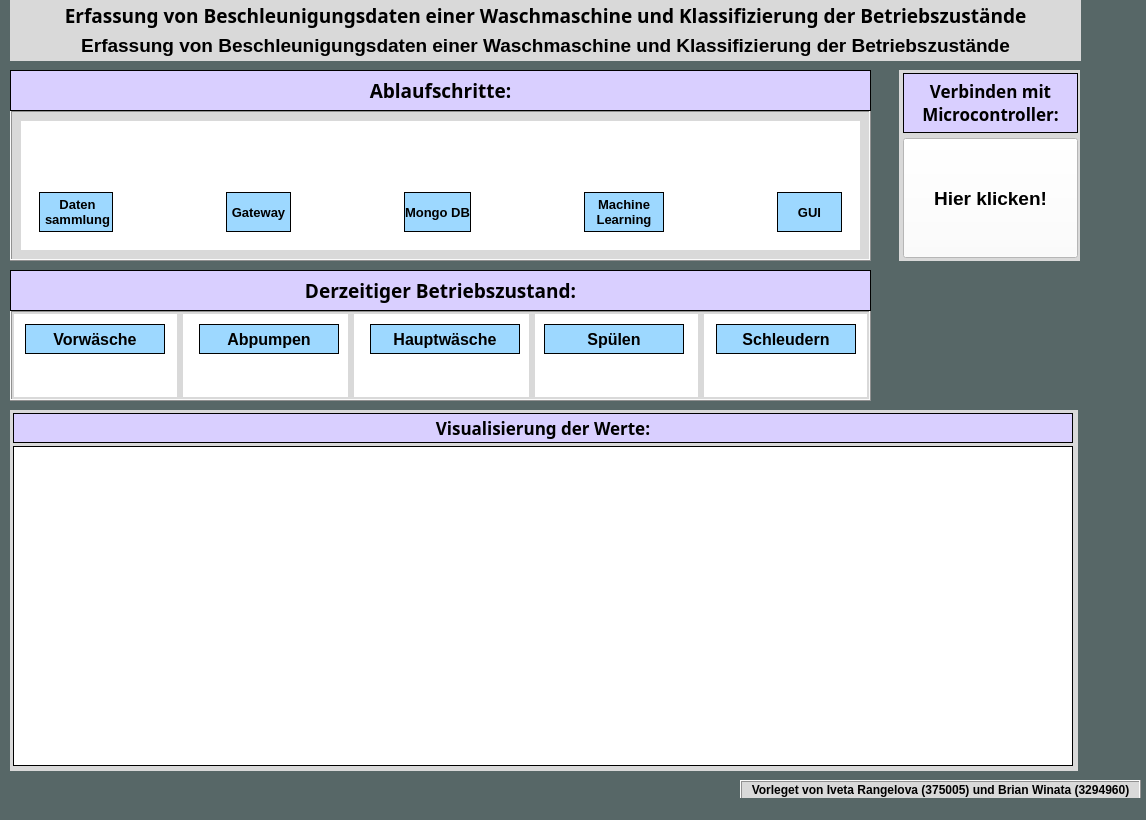
<?xml version="1.0" encoding="UTF-8"?>
<ui version="4.0">
 <class>analyse_gui</class>
 <widget class="QMainWindow" name="analyse_gui">
  <property name="geometry">
   <rect>
    <x>0</x>
    <y>0</y>
    <width>1146</width>
    <height>820</height>
   </rect>
  </property>
  <property name="cursor">
   <cursorShape>ArrowCursor</cursorShape>
  </property>
  <property name="mouseTracking">
   <bool>false</bool>
  </property>
  <property name="windowTitle">
   <string>MainWindow</string>
  </property>
  <property name="autoFillBackground">
   <bool>false</bool>
  </property>
  <property name="styleSheet">
   <string notr="true">background-color: rgb(87, 103, 103);</string>
  </property>
  <widget class="QWidget" name="centralwidget">
   <property name="styleSheet">
    <string notr="true">background-color: rgb(87, 103, 103);</string>
   </property>
   <widget class="QLabel" name="lbl_modulname">
    <property name="geometry">
     <rect>
      <x>10</x>
      <y>0</y>
      <width>1071</width>
      <height>31</height>
     </rect>
    </property>
    <property name="font">
     <font>
      <family>Arial Black</family>
      <pointsize>15</pointsize>
      <bold>true</bold>
     </font>
    </property>
    <property name="styleSheet">
     <string notr="true">background-color: rgb(217, 217, 217)</string>
    </property>
    <property name="text">
     <string>&lt;html&gt;&lt;head/&gt;&lt;body&gt;&lt;p&gt;&lt;span style=&quot; font-size:14pt; color:#000000;&quot;&gt;Erfassung von Beschleunigungsdaten einer Waschmaschine und Klassifizierung der Betriebszustände&lt;/span&gt;&lt;/p&gt;&lt;/body&gt;&lt;/html&gt;</string>
    </property>
    <property name="alignment">
     <set>Qt::AlignCenter</set>
    </property>
   </widget>
   <widget class="QLabel" name="lbl_namen_gruppe">
    <property name="geometry">
     <rect>
      <x>30</x>
      <y>820</y>
      <width>361</width>
      <height>51</height>
     </rect>
    </property>
    <property name="font">
     <font>
      <family>Arial</family>
      <pointsize>9</pointsize>
      <bold>true</bold>
     </font>
    </property>
    <property name="text">
     <string>Erstellt von Iveta Rangelova (3507005) und Brian Winata ()</string>
    </property>
    <property name="alignment">
     <set>Qt::AlignCenter</set>
    </property>
   </widget>
   <widget class="QLabel" name="lbl_projekttitel">
    <property name="geometry">
     <rect>
      <x>10</x>
      <y>30</y>
      <width>1071</width>
      <height>31</height>
     </rect>
    </property>
    <property name="font">
     <font>
      <family>Arial</family>
      <pointsize>14</pointsize>
      <bold>true</bold>
     </font>
    </property>
    <property name="styleSheet">
     <string notr="true">background-color: rgb(217, 217, 217)</string>
    </property>
    <property name="text">
     <string>&lt;html&gt;&lt;head/&gt;&lt;body&gt;&lt;p&gt;&lt;span style=&quot; color:#000000;&quot;&gt;Erfassung von Beschleunigungsdaten einer Waschmaschine und Klassifizierung der Betriebszustände&lt;/span&gt;&lt;/p&gt;&lt;/body&gt;&lt;/html&gt;</string>
    </property>
    <property name="alignment">
     <set>Qt::AlignCenter</set>
    </property>
   </widget>
   <widget class="QLabel" name="lbl_logo">
    <property name="geometry">
     <rect>
      <x>1100</x>
      <y>650</y>
      <width>41</width>
      <height>131</height>
     </rect>
    </property>
    <property name="text">
     <string/>
    </property>
    <property name="pixmap">
     <pixmap>Bilder/FH-Logo.PNG</pixmap>
    </property>
   </widget>
   <widget class="QLabel" name="lbl_names">
    <property name="geometry">
     <rect>
      <x>740</x>
      <y>780</y>
      <width>401</width>
      <height>20</height>
     </rect>
    </property>
    <property name="font">
     <font>
      <family>Arial</family>
      <bold>true</bold>
     </font>
    </property>
    <property name="styleSheet">
     <string notr="true">background-color: rgb(217, 217, 217)</string>
    </property>
    <property name="frameShape">
     <enum>QFrame::Box</enum>
    </property>
    <property name="frameShadow">
     <enum>QFrame::Raised</enum>
    </property>
    <property name="text">
     <string>&lt;html&gt;&lt;head/&gt;&lt;body&gt;&lt;p&gt;&lt;span style=&quot; color:#000000;&quot;&gt;Vorleget von Iveta Rangelova (375005) und Brian Winata (3294960)&lt;/span&gt;&lt;/p&gt;&lt;/body&gt;&lt;/html&gt;</string>
    </property>
    <property name="alignment">
     <set>Qt::AlignCenter</set>
    </property>
   </widget>
   <widget class="QFrame" name="Prozessschritte">
    <property name="geometry">
     <rect>
      <x>10</x>
      <y>110</y>
      <width>861</width>
      <height>151</height>
     </rect>
    </property>
    <property name="styleSheet">
     <string notr="true">background-color: rgb(217, 217, 217)</string>
    </property>
    <property name="frameShape">
     <enum>QFrame::Box</enum>
    </property>
    <property name="frameShadow">
     <enum>QFrame::Raised</enum>
    </property>
    <layout class="QVBoxLayout" name="programmschritte_2">
     <property name="leftMargin">
      <number>9</number>
     </property>
     <item>
      <widget class="QFrame" name="prozessschritte">
       <property name="styleSheet">
        <string notr="true">background-color: rgb(255, 255, 255)</string>
       </property>
       <property name="frameShape">
        <enum>QFrame::NoFrame</enum>
       </property>
       <property name="lineWidth">
        <number>2</number>
       </property>
       <layout class="QHBoxLayout" name="schritte">
        <property name="leftMargin">
         <number>9</number>
        </property>
        <item>
         <widget class="QFrame" name="daten_sammeln">
          <property name="maximumSize">
           <size>
            <width>120</width>
            <height>16777215</height>
           </size>
          </property>
          <property name="frameShape">
           <enum>QFrame::NoFrame</enum>
          </property>
          <layout class="QVBoxLayout" name="datensammlung">
           <property name="leftMargin">
            <number>9</number>
           </property>
           <item>
            <widget class="QLabel" name="lbl_bild_datensammlung">
             <property name="text">
              <string/>
             </property>
             <property name="pixmap">
              <pixmap>Bilder/Datensammlung.PNG</pixmap>
             </property>
             <property name="scaledContents">
              <bool>true</bool>
             </property>
            </widget>
           </item>
           <item>
            <widget class="QLabel" name="lbl_prozess1">
             <property name="minimumSize">
              <size>
               <width>0</width>
               <height>40</height>
              </size>
             </property>
             <property name="maximumSize">
              <size>
               <width>110</width>
               <height>40</height>
              </size>
             </property>
             <property name="font">
              <font>
               <family>Arial</family>
               <pointsize>10</pointsize>
               <bold>true</bold>
              </font>
             </property>
             <property name="styleSheet">
              <string notr="true">background-color: rgb(157, 216, 255);
border: 1px solid black</string>
             </property>
             <property name="frameShape">
              <enum>QFrame::NoFrame</enum>
             </property>
             <property name="frameShadow">
              <enum>QFrame::Plain</enum>
             </property>
             <property name="text">
              <string>&lt;html&gt;&lt;head/&gt;&lt;body&gt;&lt;p align=&quot;center&quot;&gt;Daten&lt;br/&gt;sammlung&lt;/p&gt;&lt;/body&gt;&lt;/html&gt;</string>
             </property>
            </widget>
           </item>
          </layout>
         </widget>
        </item>
        <item>
         <widget class="QFrame" name="arrow1">
          <layout class="QVBoxLayout" name="verticalLayout_4">
           <item>
            <widget class="QLabel" name="lbl_bild_arrow1">
             <property name="text">
              <string/>
             </property>
             <property name="pixmap">
              <pixmap>Bilder/pfeil.PNG</pixmap>
             </property>
            </widget>
           </item>
          </layout>
         </widget>
        </item>
        <item>
         <widget class="QFrame" name="senden_gateway">
          <layout class="QVBoxLayout" name="gateway">
           <item>
            <widget class="QLabel" name="lbl_bild_gateway">
             <property name="text">
              <string/>
             </property>
             <property name="pixmap">
              <pixmap>Bilder/Gateway2.PNG</pixmap>
             </property>
             <property name="scaledContents">
              <bool>true</bool>
             </property>
            </widget>
           </item>
           <item>
            <widget class="QLabel" name="lbl_prozess2">
             <property name="minimumSize">
              <size>
               <width>0</width>
               <height>40</height>
              </size>
             </property>
             <property name="maximumSize">
              <size>
               <width>100</width>
               <height>40</height>
              </size>
             </property>
             <property name="font">
              <font>
               <family>Arial</family>
               <pointsize>10</pointsize>
               <bold>true</bold>
              </font>
             </property>
             <property name="styleSheet">
              <string notr="true">background-color: rgb(157, 216, 255);
border: 1px solid black</string>
             </property>
             <property name="frameShape">
              <enum>QFrame::NoFrame</enum>
             </property>
             <property name="frameShadow">
              <enum>QFrame::Plain</enum>
             </property>
             <property name="text">
              <string>Gateway</string>
             </property>
             <property name="alignment">
              <set>Qt::AlignCenter</set>
             </property>
            </widget>
           </item>
          </layout>
         </widget>
        </item>
        <item>
         <widget class="QFrame" name="arrow2">
          <layout class="QVBoxLayout" name="verticalLayout_6">
           <item>
            <widget class="QLabel" name="lbl_bild_arrow2">
             <property name="text">
              <string/>
             </property>
             <property name="pixmap">
              <pixmap>Bilder/pfeil.PNG</pixmap>
             </property>
            </widget>
           </item>
          </layout>
         </widget>
        </item>
        <item>
         <widget class="QFrame" name="mongo_db">
          <layout class="QVBoxLayout" name="cloud">
           <item>
            <widget class="QLabel" name="lbl_bild_mongodb">
             <property name="styleSheet">
              <string notr="true">background-color: rgb(255, 255, 255)</string>
             </property>
             <property name="text">
              <string/>
             </property>
             <property name="pixmap">
              <pixmap>Bilder/MongoDB.PNG</pixmap>
             </property>
             <property name="scaledContents">
              <bool>true</bool>
             </property>
            </widget>
           </item>
           <item>
            <widget class="QLabel" name="lbl_prozess3">
             <property name="minimumSize">
              <size>
               <width>0</width>
               <height>40</height>
              </size>
             </property>
             <property name="maximumSize">
              <size>
               <width>120</width>
               <height>40</height>
              </size>
             </property>
             <property name="font">
              <font>
               <family>Arial</family>
               <pointsize>10</pointsize>
               <bold>true</bold>
              </font>
             </property>
             <property name="styleSheet">
              <string notr="true">background-color: rgb(157, 216, 255);
border: 1px solid black</string>
             </property>
             <property name="frameShape">
              <enum>QFrame::NoFrame</enum>
             </property>
             <property name="frameShadow">
              <enum>QFrame::Plain</enum>
             </property>
             <property name="text">
              <string>Mongo DB</string>
             </property>
             <property name="alignment">
              <set>Qt::AlignCenter</set>
             </property>
            </widget>
           </item>
          </layout>
         </widget>
        </item>
        <item>
         <widget class="QFrame" name="arrow_3">
          <layout class="QVBoxLayout" name="verticalLayout_8">
           <item>
            <widget class="QLabel" name="lbl_bild_arrow3">
             <property name="text">
              <string/>
             </property>
             <property name="pixmap">
              <pixmap>Bilder/pfeil.PNG</pixmap>
             </property>
            </widget>
           </item>
          </layout>
         </widget>
        </item>
        <item>
         <widget class="QFrame" name="maschinelles_lernen">
          <layout class="QVBoxLayout" name="machine_learning">
           <item>
            <widget class="QLabel" name="lbl_bild_ml">
             <property name="text">
              <string/>
             </property>
             <property name="pixmap">
              <pixmap>Bilder/ML.PNG</pixmap>
             </property>
             <property name="scaledContents">
              <bool>true</bool>
             </property>
            </widget>
           </item>
           <item>
            <widget class="QLabel" name="lbl_prozess4">
             <property name="minimumSize">
              <size>
               <width>80</width>
               <height>40</height>
              </size>
             </property>
             <property name="maximumSize">
              <size>
               <width>80</width>
               <height>40</height>
              </size>
             </property>
             <property name="font">
              <font>
               <family>Arial</family>
               <pointsize>10</pointsize>
               <bold>true</bold>
              </font>
             </property>
             <property name="styleSheet">
              <string notr="true">background-color: rgb(157, 216, 255);
border: 1px solid black</string>
             </property>
             <property name="frameShape">
              <enum>QFrame::NoFrame</enum>
             </property>
             <property name="frameShadow">
              <enum>QFrame::Plain</enum>
             </property>
             <property name="text">
              <string>&lt;html&gt;&lt;head/&gt;&lt;body&gt;&lt;p&gt;Machine&lt;br/&gt;Learning&lt;/p&gt;&lt;/body&gt;&lt;/html&gt;</string>
             </property>
             <property name="alignment">
              <set>Qt::AlignCenter</set>
             </property>
            </widget>
           </item>
          </layout>
         </widget>
        </item>
        <item>
         <widget class="QFrame" name="arow4">
          <layout class="QVBoxLayout" name="verticalLayout_9">
           <item>
            <widget class="QLabel" name="lbl_bild_arrow4">
             <property name="text">
              <string/>
             </property>
             <property name="pixmap">
              <pixmap>Bilder/pfeil.PNG</pixmap>
             </property>
            </widget>
           </item>
          </layout>
         </widget>
        </item>
        <item>
         <widget class="QFrame" name="qt_gui">
          <layout class="QVBoxLayout" name="gui">
           <item>
            <widget class="QLabel" name="lbl_bild_qt">
             <property name="minimumSize">
              <size>
               <width>0</width>
               <height>50</height>
              </size>
             </property>
             <property name="maximumSize">
              <size>
               <width>110</width>
               <height>50</height>
              </size>
             </property>
             <property name="text">
              <string/>
             </property>
             <property name="pixmap">
              <pixmap>Bilder/Qt2.PNG</pixmap>
             </property>
             <property name="scaledContents">
              <bool>false</bool>
             </property>
            </widget>
           </item>
           <item>
            <widget class="QLabel" name="lbl_prozess5">
             <property name="minimumSize">
              <size>
               <width>0</width>
               <height>40</height>
              </size>
             </property>
             <property name="maximumSize">
              <size>
               <width>110</width>
               <height>40</height>
              </size>
             </property>
             <property name="font">
              <font>
               <family>Arial</family>
               <pointsize>10</pointsize>
               <bold>true</bold>
              </font>
             </property>
             <property name="styleSheet">
              <string notr="true">background-color: rgb(157, 216, 255);
border: 1px solid black</string>
             </property>
             <property name="frameShape">
              <enum>QFrame::NoFrame</enum>
             </property>
             <property name="frameShadow">
              <enum>QFrame::Plain</enum>
             </property>
             <property name="text">
              <string>GUI</string>
             </property>
             <property name="alignment">
              <set>Qt::AlignCenter</set>
             </property>
            </widget>
           </item>
          </layout>
         </widget>
        </item>
       </layout>
      </widget>
     </item>
    </layout>
   </widget>
   <widget class="QLabel" name="lbl_ablaufschritte">
    <property name="geometry">
     <rect>
      <x>10</x>
      <y>70</y>
      <width>861</width>
      <height>41</height>
     </rect>
    </property>
    <property name="font">
     <font>
      <family>Arial Black</family>
      <pointsize>14</pointsize>
      <bold>true</bold>
     </font>
    </property>
    <property name="styleSheet">
     <string notr="true">background-color: rgb(217, 207, 255);
border: 1px solid black</string>
    </property>
    <property name="frameShape">
     <enum>QFrame::NoFrame</enum>
    </property>
    <property name="frameShadow">
     <enum>QFrame::Plain</enum>
    </property>
    <property name="text">
     <string>Ablaufschritte:</string>
    </property>
    <property name="alignment">
     <set>Qt::AlignCenter</set>
    </property>
   </widget>
   <widget class="QLabel" name="lbl_betriebszustand">
    <property name="geometry">
     <rect>
      <x>10</x>
      <y>270</y>
      <width>861</width>
      <height>41</height>
     </rect>
    </property>
    <property name="font">
     <font>
      <family>Arial Black</family>
      <pointsize>14</pointsize>
      <bold>true</bold>
     </font>
    </property>
    <property name="styleSheet">
     <string notr="true">background-color: rgb(217, 207, 255);
border: 1px solid black</string>
    </property>
    <property name="frameShape">
     <enum>QFrame::NoFrame</enum>
    </property>
    <property name="frameShadow">
     <enum>QFrame::Plain</enum>
    </property>
    <property name="text">
     <string>Derzeitiger Betriebszustand:</string>
    </property>
    <property name="alignment">
     <set>Qt::AlignCenter</set>
    </property>
   </widget>
   <widget class="QFrame" name="maschinenzustaende">
    <property name="geometry">
     <rect>
      <x>10</x>
      <y>310</y>
      <width>861</width>
      <height>91</height>
     </rect>
    </property>
    <property name="styleSheet">
     <string notr="true">background-color: rgb(217, 217, 217)</string>
    </property>
    <property name="frameShape">
     <enum>QFrame::Box</enum>
    </property>
    <property name="frameShadow">
     <enum>QFrame::Raised</enum>
    </property>
    <layout class="QHBoxLayout" name="horizontalLayout">
     <property name="leftMargin">
      <number>2</number>
     </property>
     <property name="topMargin">
      <number>2</number>
     </property>
     <property name="rightMargin">
      <number>2</number>
     </property>
     <property name="bottomMargin">
      <number>2</number>
     </property>
     <item>
      <widget class="QFrame" name="vorwaesche">
       <property name="minimumSize">
        <size>
         <width>0</width>
         <height>0</height>
        </size>
       </property>
       <property name="styleSheet">
        <string notr="true">background-color: rgb(255, 255, 255)</string>
       </property>
       <layout class="QVBoxLayout" name="verticalLayout_13">
        <property name="topMargin">
         <number>10</number>
        </property>
        <item alignment="Qt::AlignHCenter|Qt::AlignTop">
         <widget class="QLabel" name="lbl_zustand1">
          <property name="minimumSize">
           <size>
            <width>140</width>
            <height>30</height>
           </size>
          </property>
          <property name="maximumSize">
           <size>
            <width>160</width>
            <height>30</height>
           </size>
          </property>
          <property name="font">
           <font>
            <family>Arial</family>
            <pointsize>12</pointsize>
            <bold>true</bold>
           </font>
          </property>
          <property name="styleSheet">
           <string notr="true">background-color: rgb(157, 216, 255);
border: 1px solid black</string>
          </property>
          <property name="frameShape">
           <enum>QFrame::NoFrame</enum>
          </property>
          <property name="text">
           <string>Vorwäsche</string>
          </property>
          <property name="alignment">
           <set>Qt::AlignCenter</set>
          </property>
         </widget>
        </item>
        <item alignment="Qt::AlignHCenter|Qt::AlignVCenter">
         <widget class="QLabel" name="lbl_bild_zustand1">
          <property name="minimumSize">
           <size>
            <width>25</width>
            <height>25</height>
           </size>
          </property>
          <property name="maximumSize">
           <size>
            <width>25</width>
            <height>25</height>
           </size>
          </property>
          <property name="styleSheet">
           <string notr="true"/>
          </property>
          <property name="frameShape">
           <enum>QFrame::NoFrame</enum>
          </property>
         </widget>
        </item>
       </layout>
      </widget>
     </item>
     <item>
      <widget class="QFrame" name="abpumpen">
       <property name="styleSheet">
        <string notr="true">background-color: rgb(255, 255, 255)</string>
       </property>
       <layout class="QVBoxLayout" name="verticalLayout_15">
        <property name="leftMargin">
         <number>16</number>
        </property>
        <item>
         <widget class="QLabel" name="lbl_zustand2">
          <property name="minimumSize">
           <size>
            <width>140</width>
            <height>30</height>
           </size>
          </property>
          <property name="maximumSize">
           <size>
            <width>140</width>
            <height>30</height>
           </size>
          </property>
          <property name="font">
           <font>
            <family>Arial</family>
            <pointsize>12</pointsize>
            <bold>true</bold>
           </font>
          </property>
          <property name="styleSheet">
           <string notr="true">background-color: rgb(157, 216, 255);
border: 1px solid black</string>
          </property>
          <property name="frameShape">
           <enum>QFrame::NoFrame</enum>
          </property>
          <property name="text">
           <string>Abpumpen</string>
          </property>
          <property name="alignment">
           <set>Qt::AlignCenter</set>
          </property>
         </widget>
        </item>
        <item alignment="Qt::AlignHCenter">
         <widget class="QLabel" name="lbl_bild_zustand2">
          <property name="minimumSize">
           <size>
            <width>25</width>
            <height>25</height>
           </size>
          </property>
          <property name="maximumSize">
           <size>
            <width>25</width>
            <height>25</height>
           </size>
          </property>
          <property name="styleSheet">
           <string notr="true"/>
          </property>
          <property name="text">
           <string/>
          </property>
          <property name="scaledContents">
           <bool>false</bool>
          </property>
         </widget>
        </item>
       </layout>
      </widget>
     </item>
     <item>
      <widget class="QFrame" name="hauptwaesche">
       <property name="styleSheet">
        <string notr="true">background-color: rgb(255, 255, 255)</string>
       </property>
       <layout class="QVBoxLayout" name="verticalLayout_16">
        <property name="leftMargin">
         <number>16</number>
        </property>
        <property name="topMargin">
         <number>10</number>
        </property>
        <item alignment="Qt::AlignHCenter|Qt::AlignTop">
         <widget class="QLabel" name="lbl_zustand3">
          <property name="minimumSize">
           <size>
            <width>150</width>
            <height>30</height>
           </size>
          </property>
          <property name="maximumSize">
           <size>
            <width>140</width>
            <height>30</height>
           </size>
          </property>
          <property name="font">
           <font>
            <family>Arial</family>
            <pointsize>12</pointsize>
            <bold>true</bold>
           </font>
          </property>
          <property name="styleSheet">
           <string notr="true">background-color: rgb(157, 216, 255);
border: 1px solid black</string>
          </property>
          <property name="frameShape">
           <enum>QFrame::NoFrame</enum>
          </property>
          <property name="text">
           <string>Hauptwäsche</string>
          </property>
          <property name="alignment">
           <set>Qt::AlignCenter</set>
          </property>
         </widget>
        </item>
        <item alignment="Qt::AlignHCenter">
         <widget class="QLabel" name="lbl_bild_zustand3">
          <property name="minimumSize">
           <size>
            <width>25</width>
            <height>25</height>
           </size>
          </property>
          <property name="maximumSize">
           <size>
            <width>25</width>
            <height>25</height>
           </size>
          </property>
          <property name="text">
           <string/>
          </property>
         </widget>
        </item>
       </layout>
      </widget>
     </item>
     <item>
      <widget class="QFrame" name="spuelen">
       <property name="styleSheet">
        <string notr="true">background-color: rgb(255, 255, 255)</string>
       </property>
       <layout class="QVBoxLayout" name="verticalLayout_17">
        <property name="leftMargin">
         <number>9</number>
        </property>
        <item>
         <widget class="QLabel" name="lbl_zustand4">
          <property name="minimumSize">
           <size>
            <width>140</width>
            <height>0</height>
           </size>
          </property>
          <property name="maximumSize">
           <size>
            <width>140</width>
            <height>30</height>
           </size>
          </property>
          <property name="font">
           <font>
            <family>Arial</family>
            <pointsize>12</pointsize>
            <bold>true</bold>
           </font>
          </property>
          <property name="styleSheet">
           <string notr="true">background-color: rgb(157, 216, 255);
border: 1px solid black</string>
          </property>
          <property name="frameShape">
           <enum>QFrame::NoFrame</enum>
          </property>
          <property name="text">
           <string>Spülen</string>
          </property>
          <property name="alignment">
           <set>Qt::AlignCenter</set>
          </property>
         </widget>
        </item>
        <item alignment="Qt::AlignHCenter">
         <widget class="QLabel" name="lbl_bild_zustand4">
          <property name="minimumSize">
           <size>
            <width>25</width>
            <height>25</height>
           </size>
          </property>
          <property name="maximumSize">
           <size>
            <width>25</width>
            <height>25</height>
           </size>
          </property>
          <property name="text">
           <string/>
          </property>
         </widget>
        </item>
       </layout>
      </widget>
     </item>
     <item>
      <widget class="QFrame" name="schleudern">
       <property name="styleSheet">
        <string notr="true">background-color: rgb(255, 255, 255)</string>
       </property>
       <layout class="QVBoxLayout" name="verticalLayout_14">
        <property name="sizeConstraint">
         <enum>QLayout::SetDefaultConstraint</enum>
        </property>
        <property name="leftMargin">
         <number>12</number>
        </property>
        <item>
         <widget class="QLabel" name="lbl_zustand5">
          <property name="minimumSize">
           <size>
            <width>140</width>
            <height>0</height>
           </size>
          </property>
          <property name="maximumSize">
           <size>
            <width>140</width>
            <height>30</height>
           </size>
          </property>
          <property name="font">
           <font>
            <family>Arial</family>
            <pointsize>12</pointsize>
            <bold>true</bold>
           </font>
          </property>
          <property name="styleSheet">
           <string notr="true">background-color: rgb(157, 216, 255);
border: 1px solid black</string>
          </property>
          <property name="frameShape">
           <enum>QFrame::NoFrame</enum>
          </property>
          <property name="text">
           <string>Schleudern</string>
          </property>
          <property name="alignment">
           <set>Qt::AlignCenter</set>
          </property>
         </widget>
        </item>
        <item alignment="Qt::AlignHCenter">
         <widget class="QLabel" name="lbl_bild_zustand5">
          <property name="minimumSize">
           <size>
            <width>25</width>
            <height>25</height>
           </size>
          </property>
          <property name="maximumSize">
           <size>
            <width>25</width>
            <height>25</height>
           </size>
          </property>
          <property name="styleSheet">
           <string notr="true">border-color: rgb(255, 255, 255);
border-radius: 10px;</string>
          </property>
          <property name="text">
           <string/>
          </property>
         </widget>
        </item>
       </layout>
      </widget>
     </item>
    </layout>
   </widget>
   <widget class="QFrame" name="verbindung">
    <property name="geometry">
     <rect>
      <x>899</x>
      <y>70</y>
      <width>181</width>
      <height>191</height>
     </rect>
    </property>
    <property name="styleSheet">
     <string notr="true">background-color: rgb(217, 217, 217)</string>
    </property>
    <layout class="QVBoxLayout" name="verticalLayout_7">
     <property name="spacing">
      <number>4</number>
     </property>
     <property name="leftMargin">
      <number>4</number>
     </property>
     <property name="topMargin">
      <number>2</number>
     </property>
     <property name="rightMargin">
      <number>4</number>
     </property>
     <property name="bottomMargin">
      <number>2</number>
     </property>
     <item>
      <widget class="QLabel" name="lbl_verbindung">
       <property name="minimumSize">
        <size>
         <width>175</width>
         <height>40</height>
        </size>
       </property>
       <property name="maximumSize">
        <size>
         <width>175</width>
         <height>60</height>
        </size>
       </property>
       <property name="font">
        <font>
         <family>Arial Black</family>
         <pointsize>13</pointsize>
         <bold>true</bold>
        </font>
       </property>
       <property name="styleSheet">
        <string notr="true">background-color: rgb(217, 207, 255);
border: 1px solid black</string>
       </property>
       <property name="frameShape">
        <enum>QFrame::NoFrame</enum>
       </property>
       <property name="frameShadow">
        <enum>QFrame::Plain</enum>
       </property>
       <property name="text">
        <string>&lt;html&gt;&lt;head/&gt;&lt;body&gt;&lt;p&gt;Verbinden mit&lt;br/&gt;Microcontroller:&lt;/p&gt;&lt;/body&gt;&lt;/html&gt;</string>
       </property>
       <property name="alignment">
        <set>Qt::AlignCenter</set>
       </property>
      </widget>
     </item>
     <item>
      <widget class="QPushButton" name="verbinden_microcontroller">
       <property name="minimumSize">
        <size>
         <width>175</width>
         <height>40</height>
        </size>
       </property>
       <property name="maximumSize">
        <size>
         <width>175</width>
         <height>120</height>
        </size>
       </property>
       <property name="font">
        <font>
         <family>Arial</family>
         <pointsize>14</pointsize>
         <bold>true</bold>
        </font>
       </property>
       <property name="styleSheet">
        <string notr="true">background-color: rgb(255, 255, 255)</string>
       </property>
       <property name="text">
        <string>Hier klicken!</string>
       </property>
       <property name="icon">
        <iconset>
         <normaloff>GUI_Qt/Bilder/ESP.PNG</normaloff>GUI_Qt/Bilder/ESP.PNG</iconset>
       </property>
       <property name="iconSize">
        <size>
         <width>45</width>
         <height>45</height>
        </size>
       </property>
      </widget>
     </item>
    </layout>
   </widget>
   <widget class="QFrame" name="diagramm">
    <property name="geometry">
     <rect>
      <x>10</x>
      <y>410</y>
      <width>1068</width>
      <height>361</height>
     </rect>
    </property>
    <property name="styleSheet">
     <string notr="true">background-color: rgb(217, 217, 217)</string>
    </property>
    <layout class="QVBoxLayout" name="verticalLayout_10">
     <property name="spacing">
      <number>3</number>
     </property>
     <property name="leftMargin">
      <number>3</number>
     </property>
     <property name="topMargin">
      <number>3</number>
     </property>
     <property name="rightMargin">
      <number>3</number>
     </property>
     <property name="bottomMargin">
      <number>3</number>
     </property>
     <item>
      <widget class="QLabel" name="lbl_diagramm_titel">
       <property name="minimumSize">
        <size>
         <width>1060</width>
         <height>30</height>
        </size>
       </property>
       <property name="maximumSize">
        <size>
         <width>1060</width>
         <height>30</height>
        </size>
       </property>
       <property name="font">
        <font>
         <family>Arial Black</family>
         <pointsize>13</pointsize>
         <bold>true</bold>
        </font>
       </property>
       <property name="focusPolicy">
        <enum>Qt::TabFocus</enum>
       </property>
       <property name="styleSheet">
        <string notr="true">background-color: rgb(217, 207, 255);
border: 1px solid black</string>
       </property>
       <property name="frameShape">
        <enum>QFrame::NoFrame</enum>
       </property>
       <property name="frameShadow">
        <enum>QFrame::Plain</enum>
       </property>
       <property name="text">
        <string>Visualisierung der Werte:</string>
       </property>
       <property name="alignment">
        <set>Qt::AlignCenter</set>
       </property>
      </widget>
     </item>
     <item>
      <widget class="QChartView" name="diagramm_darstellungView">
       <property name="minimumSize">
        <size>
         <width>1060</width>
         <height>320</height>
        </size>
       </property>
       <property name="maximumSize">
        <size>
         <width>1060</width>
         <height>320</height>
        </size>
       </property>
       <property name="font">
        <font>
         <family>Arial</family>
        </font>
       </property>
       <property name="layoutDirection">
        <enum>Qt::LeftToRight</enum>
       </property>
       <property name="styleSheet">
        <string notr="true">background-color: rgb(255, 255, 255);
border: 1px solid black</string>
       </property>
       <property name="frameShape">
        <enum>QFrame::NoFrame</enum>
       </property>
      </widget>
     </item>
    </layout>
   </widget>
   <zorder>lbl_modulname</zorder>
   <zorder>lbl_namen_gruppe</zorder>
   <zorder>lbl_projekttitel</zorder>
   <zorder>lbl_logo</zorder>
   <zorder>lbl_names</zorder>
   <zorder>Prozessschritte</zorder>
   <zorder>maschinenzustaende</zorder>
   <zorder>lbl_betriebszustand</zorder>
   <zorder>lbl_ablaufschritte</zorder>
   <zorder>verbindung</zorder>
   <zorder>diagramm</zorder>
  </widget>
  <widget class="QStatusBar" name="statusbar"/>
  <action name="actionQuit">
   <property name="text">
    <string>Quit</string>
   </property>
  </action>
  <action name="actionKunden_verwalten">
   <property name="text">
    <string>Kunden verwalten</string>
   </property>
  </action>
  <action name="actionAuftragnehmer_verwalten">
   <property name="text">
    <string>Auftragnehmer verwalten</string>
   </property>
  </action>
 </widget>
 <customwidgets>
  <customwidget>
   <class>QChartView</class>
   <extends>QGraphicsView</extends>
   <header>QCharts</header>
  </customwidget>
 </customwidgets>
 <resources/>
 <connections/>
</ui>
